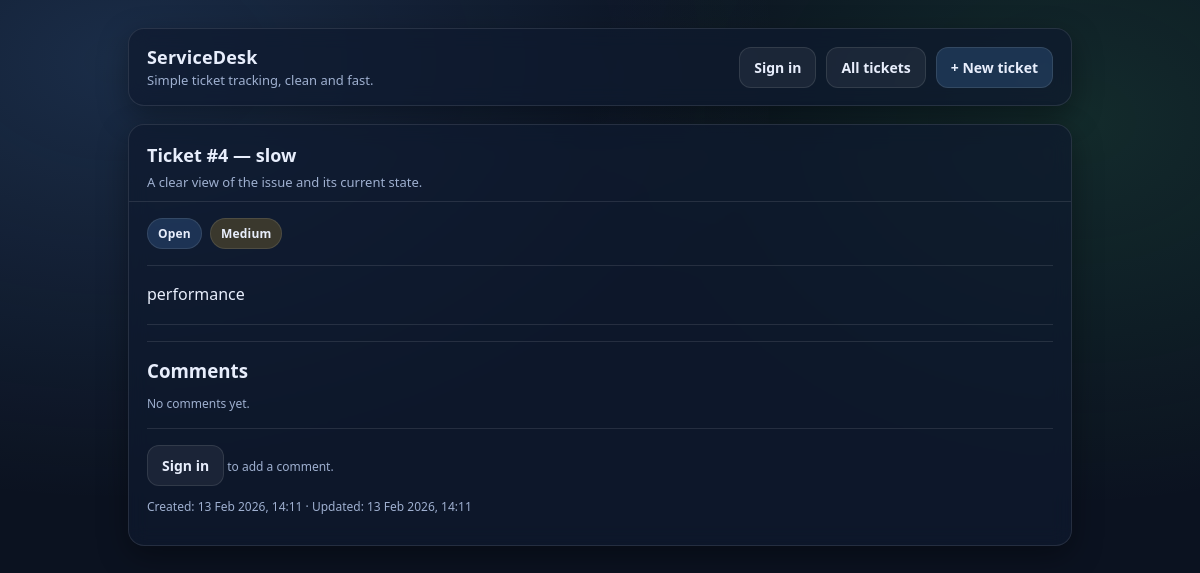
Page /tickets/4/ on the earlier database version.
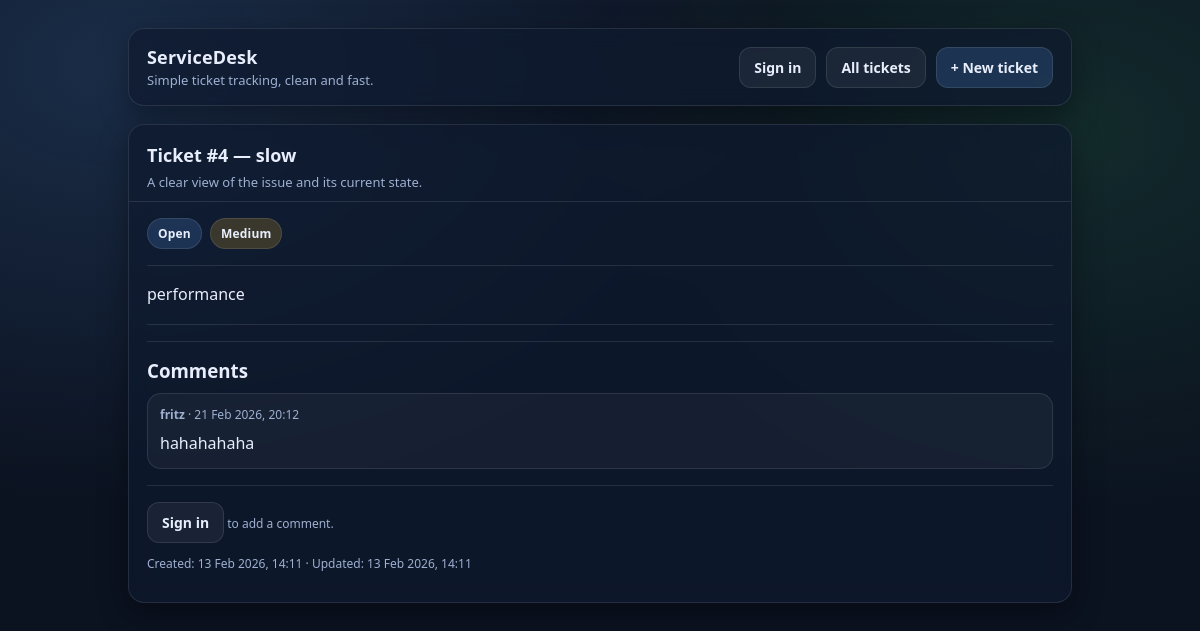
Same page on the later database version.
### tickets/models.py (models this page shows, shortened)
class TicketComment(models.Model):
    ticket = models.ForeignKey(
        "Ticket",
        on_delete=models.CASCADE,
        related_name="comments",
    )
    author = models.ForeignKey(
        settings.AUTH_USER_MODEL,
        on_delete=models.CASCADE,
        related_name="ticket_comments",
    )
    message = models.TextField()
    created_at = models.DateTimeField(auto_now_add=True)

### tickets/views.py (the view, shortened to what this page needs)
# urls.py: path("tickets/<int:ticket_id>/", ticket_detail, name="ticket_detail"),
def ticket_detail(request, ticket_id):
    ticket = get_object_or_404(Ticket, id=ticket_id)
    comments = ticket.comments.all().order_by("-created_at")
    comment_form = None
    return render(
        request,
        "tickets/ticket_detail.html",
        {"ticket": ticket, "comments": comments, "comment_form": comment_form},
    )

### tickets/templates/tickets/ticket_detail.html (shortened to what this page needs)
{% extends "tickets/base.html" %}
{% block topbar_actions %}
  <a class="btn" href="/tickets/">All tickets</a>
  <a class="btn primary" href="/tickets/new/">+ New ticket</a>
{% endblock %}
{% block content %}
  <div class="card">
    <div class="card-header">
      <h2>Ticket #{{ ticket.id }} — {{ ticket.title }}</h2>
      <div class="sub">A clear view of the issue and its current state.</div>
    </div>
    <div class="card-body">
      <div class="badges" style="justify-content:flex-start;">
        <span class="badge info">{{ ticket.get_status_display }}</span>
        {% if ticket.priority == "URGENT" or ticket.priority == "HIGH" %}
          <span class="badge bad">{{ ticket.get_priority_display }}</span>
        {% elif ticket.priority == "MEDIUM" %}
          <span class="badge warn">{{ ticket.get_priority_display }}</span>
        {% else %}
          <span class="badge good">{{ ticket.get_priority_display }}</span>
        {% endif %}
      </div>
      <div class="divider"></div>
      {% if ticket.description %}
        <p style="margin:0; line-height:1.6;">{{ ticket.description }}</p>
      {% else %}
        <p class="small"><em>No description provided.</em></p>
      {% endif %}
      <div class="divider"></div>
      <div class="divider"></div>
      <h3 style="margin:0 0 10px 0;">Comments</h3>
      {% if comments %}
        <div style="display:flex; flex-direction:column; gap:10px;">
          {% for c in comments %}
            <div style="padding:12px; border:1px solid var(--border); border-radius:14px; background: rgba(255,255,255,.04);">
              <div class="small" style="margin-bottom:8px;">
                <strong>{{ c.author.username }}</strong> · {{ c.created_at|date:"j M Y, H:i" }}
              </div>
              <div style="white-space:pre-wrap; line-height:1.6;">{{ c.message }}</div>
            </div>
          {% endfor %}
        </div>
      {% else %}
        <p class="small">No comments yet.</p>
      {% endif %}
      {% if user.is_authenticated %}
        <div class="divider"></div>
        <h3 style="margin:0 0 10px 0;">Add a comment</h3>
        <form method="post" class="form-grid">
          {% csrf_token %}
          <div>
            <label for="{{ comment_form.message.id_for_label }}">Message</label>
            {{ comment_form.message }}
          </div>
          <div class="actions">
            <button class="btn primary" type="submit">Post comment</button>
          </div>
        </form>
      {% else %}
        <div class="divider"></div>
        <p class="small">
          <a class="btn" href="/accounts/login/">Sign in</a> to add a comment.
        </p>
      {% endif %}
      <p class="small">
        Created: {{ ticket.created_at|date:"j M Y, H:i" }} ·
        Updated: {{ ticket.updated_at|date:"j M Y, H:i" }}
      </p>
    </div>
  </div>
{% endblock %}

Differences in the rows shown:
added TicketComment: author.username "fritz", created_at "21 Feb 2026, 20:12", message "hahahahaha"
Other differences:
text no longer shown: "No comments yet."
